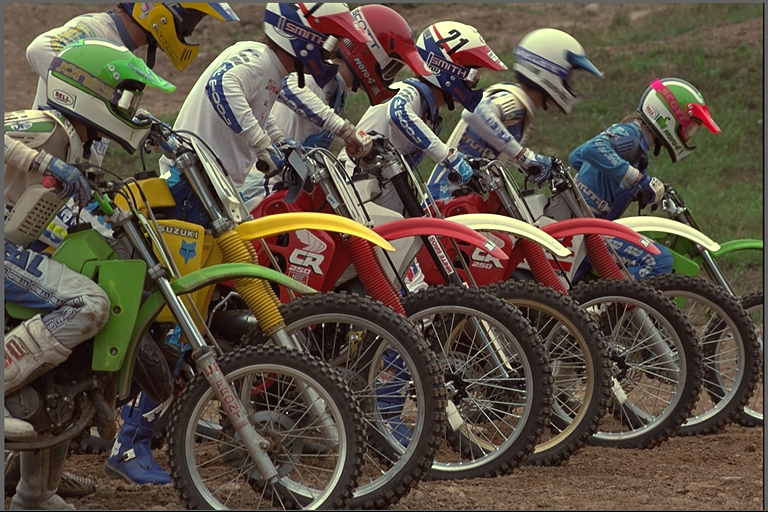
#> input picture kodim05.png, 768 x 512 px
$ jupyter execute 01_jpeg_compression.ipynb
#> lines starting #> are read from the running program, lines starting #| are printed output that depends on the picture; long printed decimals are rounded
# TP1 : Traitement d'images et compression JPEG
**Codage et sécurisation des données visuelles** — ISI, 2025-2026

Environnement : `multimedia312` (Python 3.12, NumPy, OpenCV, Matplotlib, Pillow).
Aucun GPU n'est nécessaire pour ce TP.

## 0. Imports et configuration

[cell 1]
import os
import urllib.request

import numpy as np
import cv2
import matplotlib.pyplot as plt
import matplotlib.image as mpimg
from PIL import Image

# Dossier de travail : images d'entrée et résultats
DATA_DIR = "."          # mettre kodim05.png et kodim15.png ici
OUT_DIR = "resultats_tp1"
os.makedirs(OUT_DIR, exist_ok=True)

print("NumPy  :", np.__version__)
print("OpenCV :", cv2.__version__)
print("Pillow :", Image.__version__)

### Récupération des images Kodak

[cell 2]
KODAK_URL = "https://r0k.us/graphics/kodak/kodak/{}"

for name in ["kodim05.png", "kodim15.png"]:
    path = os.path.join(DATA_DIR, name)
    if os.path.exists(path):
        print(f"OK       : {name} déjà présent")
        continue
    try:
        urllib.request.urlretrieve(KODAK_URL.format(name), path)
        print(f"Téléchargé : {name}")
    except Exception as e:
        print(f"ECHEC    : {name} ({e}) -> copiez le fichier manuellement dans {os.path.abspath(DATA_DIR)}")

## II. Manipulation des images
### 2.1 Lecture d'une image

[cell 3]
img = mpimg.imread(os.path.join(DATA_DIR, "kodim05.png"))
#> img is the input picture: shape (512, 768, 3) float32; mean R, G, B 0.359, 0.318, 0.265
print("dtype brut :", img.dtype)
#| dtype brut : float32

# mpimg.imread renvoie des float32 dans [0, 1] pour un PNG -> conversion en uint8
if img.dtype == np.float32:
    img = (img * 255).round().astype(np.uint8)

print("shape :", img.shape)   # (lignes, colonnes, 3)
#| shape : (512, 768, 3)
print("dtype :", img.dtype)
#| dtype : uint8

# Séparation des trois couches
rouge = img[:, :, 0]
vert  = img[:, :, 1]
bleu  = img[:, :, 2]

print("Pixel (ligne=100, colonne=120) :", img[100, 120])
#| Pixel (ligne=100, colonne=120) : [200 212 172]
print("Pixel couche rouge             :", rouge[100, 120])
#| Pixel couche rouge             : 200

### 2.2 Affichage de l'image

[cell 4]
fig, axes = plt.subplots(1, 4, figsize=(18, 4))
axes[0].imshow(img);                          axes[0].set_title("Image couleur")
axes[1].imshow(rouge, cmap="gray");           axes[1].set_title("Couche rouge")
axes[2].imshow(vert,  cmap="gray");           axes[2].set_title("Couche verte")
axes[3].imshow(bleu,  cmap="gray");           axes[3].set_title("Couche bleue")
for ax in axes:
    ax.axis("off")
plt.tight_layout()
plt.show()

**Modifier un pixel.** Les valeurs d'un `uint8` doivent rester dans [0, 255]
(le polycopié utilise 355, ce qui est invalide : on met 255).

[cell 5]
img_mod = img.copy()
img_mod[100, 120] = (56, 120, 255)
#> img_mod: shape (512, 768, 3); mean R, G, B 91.5, 81, 67.5
print("Avant :", img[100, 120], "-> Après :", img_mod[100, 120])
#| Avant : [200 212 172] -> Après : [ 56 120 255]

**Filtre rouge** : version avec boucles (celle du TP), puis version vectorisée NumPy.

[cell 6]
def filtre_rouge(img):
    im = np.copy(img)
    for i in range(im.shape[0]):
        for j in range(im.shape[1]):
            r, v, b = im[i, j]
            im[i, j] = (r, 0, 0)
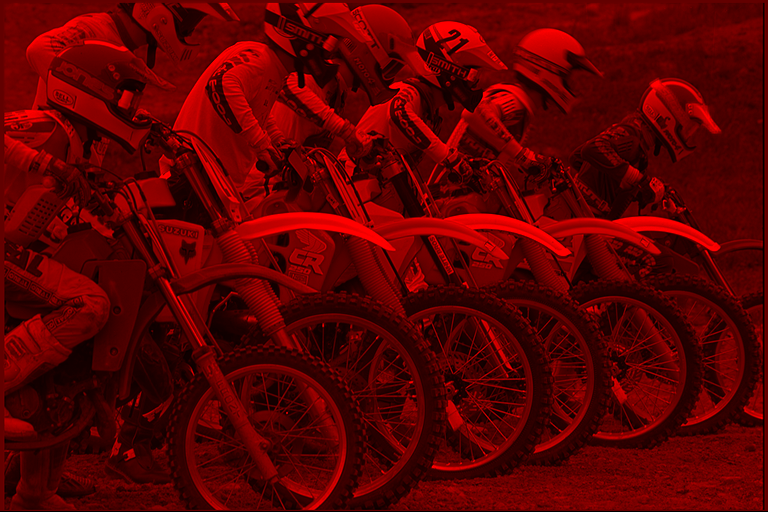
#> im: shape (512, 768, 3); mean R, G, B 91.5, 0, 0
    return im

def filtre_rouge_vec(img):
    im = np.copy(img)
    im[:, :, 1:] = 0          # annule vert et bleu
    return im

im_rouge = filtre_rouge(img)
im_rouge_vec = filtre_rouge_vec(img)
print("Résultats identiques :", np.array_equal(im_rouge, im_rouge_vec))
#| Résultats identiques : True

plt.figure(figsize=(6, 4))
plt.imshow(im_rouge)
plt.axis("off")
plt.title("Filtre rouge")
plt.show()

### 2.3 Sauvegarde des images

[cell 7]
mpimg.imsave(os.path.join(OUT_DIR, "monimage.png"), img)
mpimg.imsave(os.path.join(OUT_DIR, "image_filtre_rouge.png"), im_rouge)
print("Fichiers enregistrés dans", os.path.abspath(OUT_DIR))

### 2.4 Étude statistique des niveaux de gris

[cell 8]
# Sur la couche rouge normalisée dans [0, 1], comme dans le polycopié
rouge_f = rouge.astype(np.float32) / 255.0
print("Moyenne    :", rouge_f.mean())
#| Moyenne    : 0.3588
print("Ecart-type :", rouge_f.std())
#| Ecart-type : 0.1924

plt.figure(figsize=(6, 4))
plt.hist(rouge.ravel(), bins=256, range=(0, 255))
plt.title("Histogramme (plt.hist)")
plt.xlabel("Valeur")
plt.ylabel("Fréquence")
plt.show()
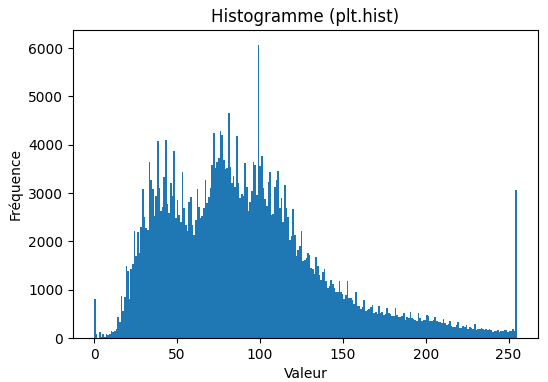
#> figure drawn by matplotlib, 1 panel; tallest bar 6073 high, from x = 98.61 to 99.61

[cell 9]
# Histogramme "à la main" : pour chaque valeur 0..255, nombre de pixels
def histogramme(image):
    h = np.zeros(256, dtype=np.float32)
    for j in range(image.shape[0]):
        for i in range(image.shape[1]):
            h[int(image[j, i])] += 1      # image déjà en uint8 (0..255)
    return h

h = histogramme(rouge)
#> h = 256 values, max 6073 at index 99, min 2 at index 2, mean 1536
h_np = np.bincount(rouge.ravel(), minlength=256)    # version vectorisée
#> h_np has the same summary as h
print("Identique à np.bincount :", np.array_equal(h, h_np))
#| Identique à np.bincount : True

plt.figure(figsize=(6, 4))
plt.plot(h)
plt.title("Histogramme (couche rouge)")
plt.xlabel("Valeur")
plt.ylabel("Fréquence")
plt.grid(True)
plt.show()
#> figure, not shown here; curve peaks at x = 99, y = 6073

## III. Conversion couleur → niveaux de gris
$$Niv\_gris = 0.299\,R + 0.587\,V + 0.114\,B$$

[cell 10]
def conversion_gray(img):
    # Version avec boucles (celle du TP), renvoie une image 2D uint8
    gray = np.zeros(img.shape[:2], dtype=np.uint8)
    for i in range(img.shape[0]):
        for j in range(img.shape[1]):
            r, v, b = img[i, j].astype(np.float32)
            gray[i, j] = int(round(0.299 * r + 0.587 * v + 0.114 * b))
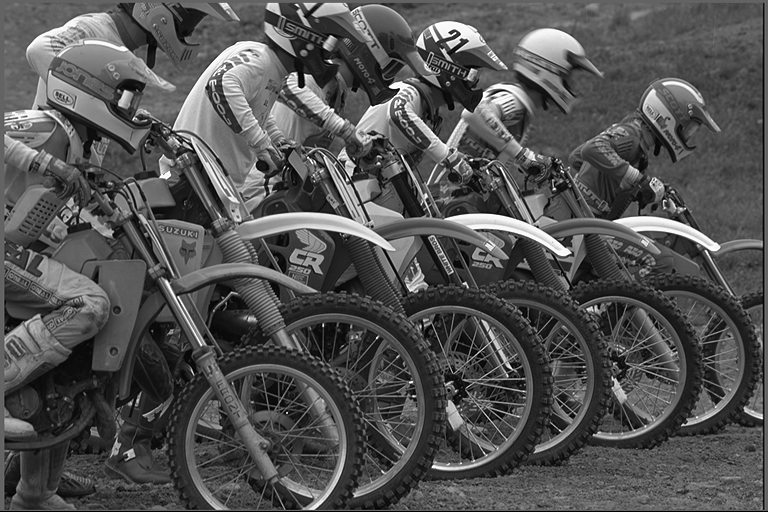
#> gray: shape (512, 768); min 0, max 255, mean 82.6
    return gray

def conversion_gray_vec(img):
    f = img.astype(np.float32)
    g = 0.299 * f[:, :, 0] + 0.587 * f[:, :, 1] + 0.114 * f[:, :, 2]
    return np.clip(np.round(g), 0, 255).astype(np.uint8)

im_gray = conversion_gray(img)
im_gray_vec = conversion_gray_vec(img)
print("Max écart boucles vs vectorisé :", np.abs(im_gray.astype(int) - im_gray_vec.astype(int)).max())
#| Max écart boucles vs vectorisé : 1

plt.figure(figsize=(6, 4))
plt.imshow(im_gray, cmap="gray", vmin=0, vmax=255)
plt.axis("off")
plt.title("Image en niveaux de gris")
plt.show()

## IV. Compression JPEG (Pillow)
Pour chaque facteur de qualité, on compresse en JPEG puis on mesure :
- le **débit** (bpp) = taille du fichier en bits / nombre de pixels ;
- le **PSNR** (dB) entre l'image originale et l'image décompressée.

[cell 11]
QUALITIES = [5, 25, 50, 75, 100]

def psnr(a, b):
    # PSNR sur des images uint8 (valeur max = 255)
    mse = np.mean((a.astype(np.float64) - b.astype(np.float64)) ** 2)
    if mse == 0:
        return float("inf")
    return 10 * np.log10(255.0 ** 2 / mse)

def evaluer_jpeg(nom_image, qualities=QUALITIES, gray=False, prefix="resultat"):
#> called with nom_image = 'kodim05.png', gray = False, prefix = 'resultat'
    chemin = os.path.join(DATA_DIR, nom_image)
    original = Image.open(chemin).convert("L" if gray else "RGB")
    width, height = original.size
#> width = 768; height = 512
    num_pixels = width * height
#> num_pixels = 393216
    ref = np.array(original)

    bitrates, psnrs = [], []
    for q in qualities:
        out_path = os.path.join(OUT_DIR, f"{prefix}_{os.path.splitext(nom_image)[0]}_q{q}.jpg")
        original.save(out_path, "JPEG", quality=q)

        # Débit
        size_bits = os.path.getsize(out_path) * 8
        bpp = size_bits / num_pixels
#> bpp = 0.311

        # PSNR : on relit le JPEG décodé
        decoded = np.array(Image.open(out_path).convert("L" if gray else "RGB"))
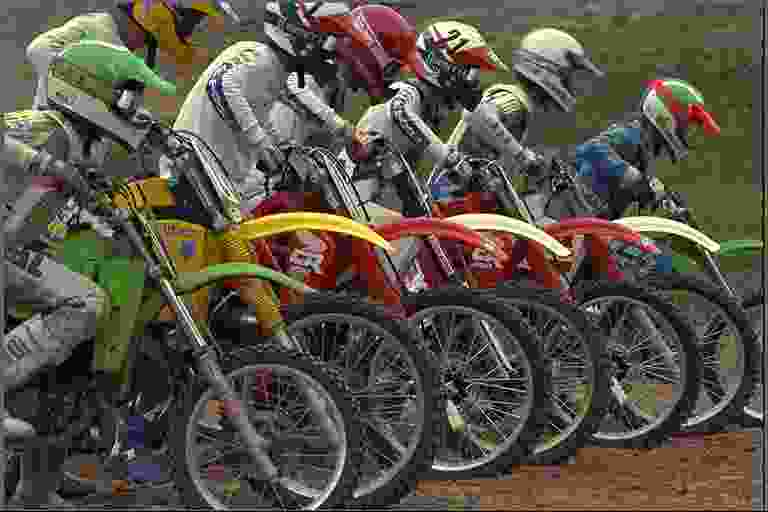
#> decoded: shape (512, 768, 3); mean R, G, B 88.1, 82.2, 70.9
        p = psnr(ref, decoded)
#> in psnr, `mse = np.mean((a.astype(np.float64) - b.astype(np.float64)) ** 2)`: mse = 469.7
#> p = 21.41

        bitrates.append(bpp)
        psnrs.append(p)
        print(f"{nom_image} | q={q:3d} -> Bitrate = {bpp:.4f} bpp - PSNR = {p:.2f} dB")
#| kodim05.png | q=  5 -> Bitrate = 0.3106 bpp - PSNR = 21.41 dB
    return bitrates, psnrs

### 4.1 kodim05.png

[cell 12]
bitrates1, psnr_values1 = evaluer_jpeg("kodim05.png")
#> bitrates1 = [0.311, 0.923, 1.41, 2.06, 8.36]; psnr_values1 = [21.41, 27.08, 29.59, 32.31, 43.21]

### 4.2 kodim15.png

[cell 13]
bitrates2, psnr_values2 = evaluer_jpeg("kodim15.png")
#> call 2 of evaluer_jpeg, with nom_image = 'kodim15.png', gray = False, prefix = 'resultat'
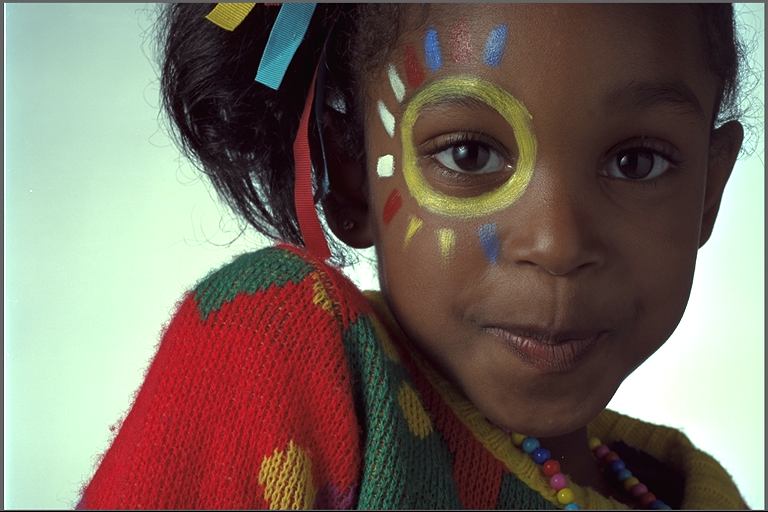
#> input picture kodim15.png, 768 x 512 px
#> in evaluer_jpeg, original is the input picture: PIL image 768x512 RGB; mean R, G, B 119.3, 105.8, 95.9
#> in evaluer_jpeg (call 2), `decoded = np.array(Image.open(out_path).convert("L" if gray else "RGB"))`:
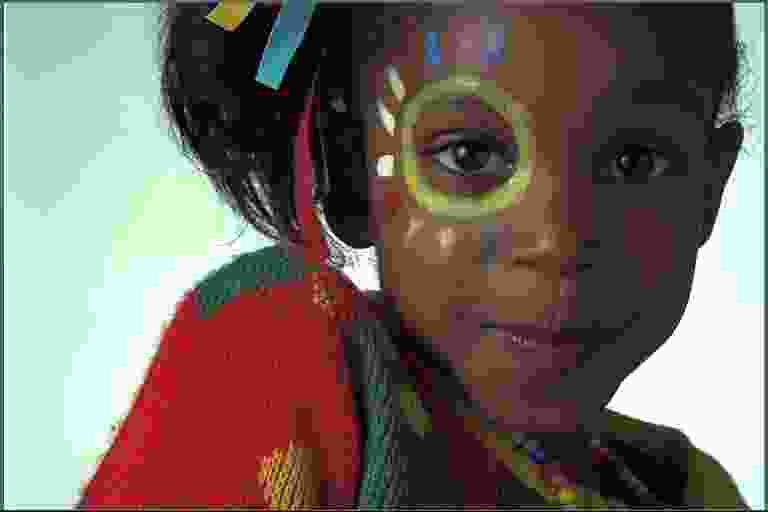
#> decoded: shape (512, 768, 3); mean R, G, B 117.1, 105.8, 98.6
#> in evaluer_jpeg (call 2), `p = psnr(ref, decoded)`: p = 24.7
#| kodim15.png | q=  5 -> Bitrate = 0.1945 bpp - PSNR = 24.70 dB
#> bitrates2 = [0.194, 0.445, 0.691, 1.06, 5.98]; psnr_values2 = [24.7, 30.96, 33.07, 35.26, 44.37]

### 4.3 Courbes Débit-PSNR

[cell 14]
plt.figure(figsize=(8, 6))
plt.plot(bitrates1, psnr_values1, marker="o", linestyle="-", color="blue",  label="kodim05")
plt.plot(bitrates2, psnr_values2, marker="*", linestyle="-", color="green", label="kodim15")
for q, x, y in zip(QUALITIES, bitrates1, psnr_values1):
    plt.annotate(f"q={q}", (x, y), textcoords="offset points", xytext=(5, -12), fontsize=8)
#> this loop made 5 passes
#> (q, x, y) on passes 1 to 5: (5, 0.311, 21.41), (25, 0.923, 27.08), (50, 1.41, 29.59), (75, 2.06, 32.31), (100, 8.36, 43.21)
plt.title("PSNR vs Bitrate (JPEG, images couleur)")
plt.xlabel("Bitrate (bpp)")
plt.ylabel("PSNR (dB)")
plt.legend()
plt.grid(True)
plt.savefig(os.path.join(OUT_DIR, "bitrate_PSNR.png"), dpi=150)
plt.show()

### 4.4 (Optionnel) Même étude en niveaux de gris
L'introduction du TP demande aussi d'évaluer le codeur sur des images en niveaux de gris.

[cell 15]
br_g1, ps_g1 = evaluer_jpeg("kodim05.png", gray=True, prefix="gris")
#> call 3 of evaluer_jpeg, with nom_image = 'kodim05.png', gray = True, prefix = 'gris'
#> in evaluer_jpeg (call 3), `decoded = np.array(Image.open(out_path).convert("L" if gray else "RGB"))`:
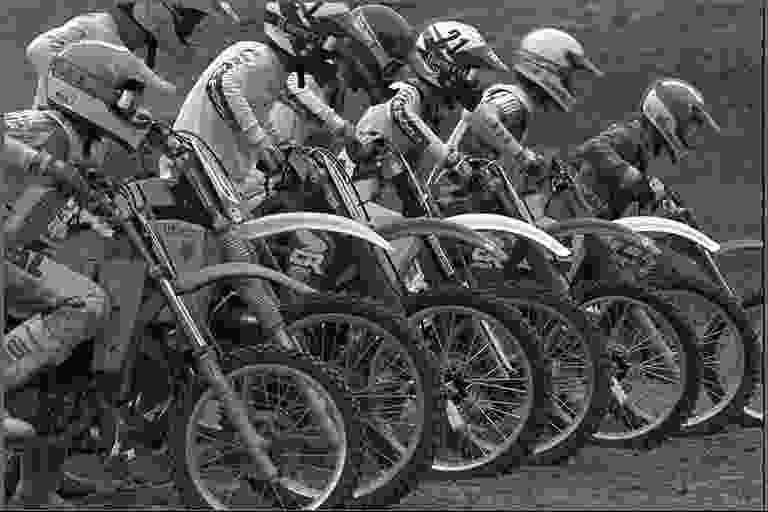
#> decoded: shape (512, 768); min 0, max 255, mean 82.7
#> in evaluer_jpeg (call 3), `p = psnr(ref, decoded)`: p = 22.61
#| kodim05.png | q=  5 -> Bitrate = 0.2684 bpp - PSNR = 22.61 dB
#> br_g1 = [0.268, 0.849, 1.29, 1.87, 6.59]; ps_g1 = [22.61, 28.07, 30.7, 33.82, 58.47]
br_g2, ps_g2 = evaluer_jpeg("kodim15.png", gray=True, prefix="gris")
#> call 4 of evaluer_jpeg, with nom_image = 'kodim15.png', gray = True, prefix = 'gris'
#> in evaluer_jpeg (call 4), `original = Image.open(chemin).convert("L" if gray else "RGB")`:
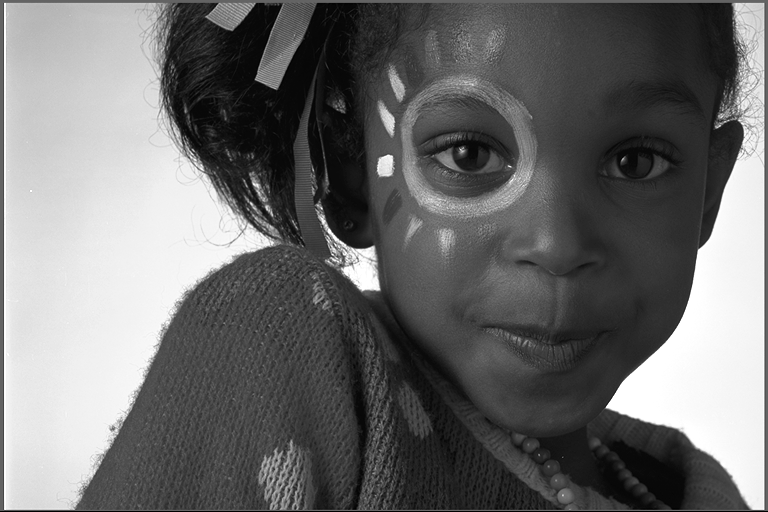
#> original: PIL image 768x512 L; min 0, max 255, mean 108.7
#> in evaluer_jpeg (call 4), `p = psnr(ref, decoded)`: p = 27.19
#| kodim15.png | q=  5 -> Bitrate = 0.1532 bpp - PSNR = 27.19 dB
#> br_g2 = [0.153, 0.385, 0.606, 0.939, 4.62]; ps_g2 = [27.19, 32.64, 34.82, 37.31, 58.5]

plt.figure(figsize=(8, 6))
plt.plot(bitrates1, psnr_values1, marker="o", linestyle="-",  color="blue",  label="kodim05 couleur")
plt.plot(br_g1,     ps_g1,        marker="o", linestyle="--", color="navy",  label="kodim05 gris")
plt.plot(bitrates2, psnr_values2, marker="*", linestyle="-",  color="green", label="kodim15 couleur")
plt.plot(br_g2,     ps_g2,        marker="*", linestyle="--", color="darkgreen", label="kodim15 gris")
plt.title("PSNR vs Bitrate : couleur vs niveaux de gris")
plt.xlabel("Bitrate (bpp)")
plt.ylabel("PSNR (dB)")
plt.legend()
plt.grid(True)
plt.savefig(os.path.join(OUT_DIR, "bitrate_PSNR_couleur_vs_gris.png"), dpi=150)
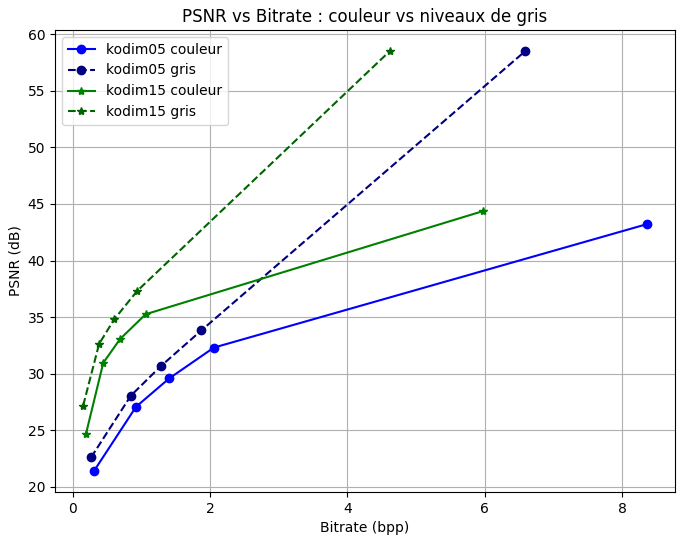
#> figure drawn by matplotlib, 1 panel
plt.show()

### 4.5 Comparaison visuelle (q=5 vs q=100)

[cell 16]
fig, axes = plt.subplots(1, 3, figsize=(18, 5))
axes[0].imshow(Image.open(os.path.join(DATA_DIR, "kodim05.png")).convert("RGB")); axes[0].set_title("Original")
axes[1].imshow(Image.open(os.path.join(OUT_DIR, "resultat_kodim05_q5.jpg")));     axes[1].set_title("JPEG q=5")
axes[2].imshow(Image.open(os.path.join(OUT_DIR, "resultat_kodim05_q100.jpg")));   axes[2].set_title("JPEG q=100")
for ax in axes:
    ax.axis("off")
#> this loop made 3 passes
plt.tight_layout()
plt.show()
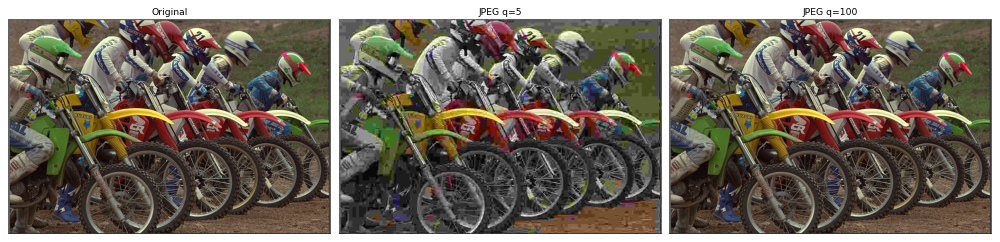
#> figure drawn by matplotlib, 3 panels
